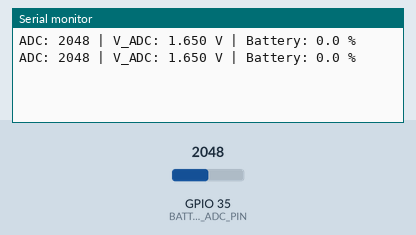
This sketch was run on a simulated ESP32. On the bench: the last lines printed to the serial monitor. The test bench sets the inputs (shaded band); at power-on: GPIO 35 (BATTERY_ADC_PIN) = 2048.

Above: at 1.8 s.
1.9 s: GPIO 35 (BATTERY_ADC_PIN) set to 2866
At 2.8 s:
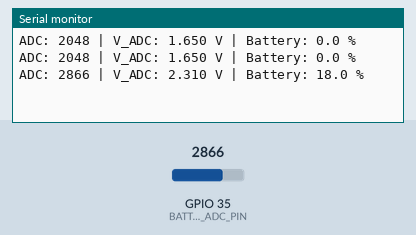
3.4 s: GPIO 35 (BATTERY_ADC_PIN) set to 3603
At 4.5 s:
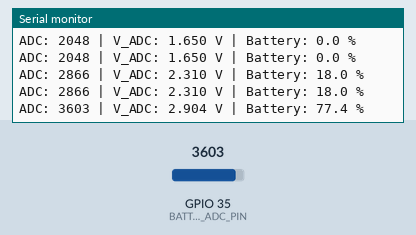
Timing chart, 0 to 6.4 s (numbered marks = the images above; inputs shaded):
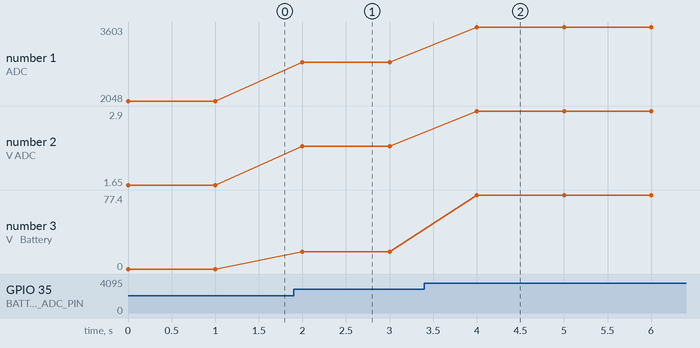

Measured:
- after the input at 1.9 s, the serial monitor: prints a new line after 0.10 s (image 1)
- after the input at 3.4 s, the serial monitor: prints a new line after 0.60 s (image 2)
- plotted number 1: 2048 → 2866 after the input at 1.9 s, 2866 → 3603 after the input at 3.4 s
- plotted number 2: 1.65 → 2.31 after the input at 1.9 s, 2.31 → 2.9 after the input at 3.4 s
- plotted number 3: 0 → 18 after the input at 1.9 s, 18 → 77.4 after the input at 3.4 s

The sketch:

battery_level_demo.ino
```cpp
#define BATTERY_ADC_PIN 35

#define ADC_MAX 4095.0 // based on 12bit ADC
#define V_REF 3.3  // ADC reference voltage

// Calibrated ADC voltage range
#define V_ADC_FULL 3.13   // Observed at 4.2V (values calculated based on observed values and max is extrapolated)
#define V_ADC_EMPTY 2.13  // Estimated at 3.0V (values calcualted based on observed values and min is extrapolated)

void setup() {
  Serial.begin(115200);
}

void loop() {
  int adc = analogRead(BATTERY_ADC_PIN);
  float v_adc = (adc / ADC_MAX) * V_REF;

  // Linear mapping of voltage to percentage (reduced down to 3.3V)
  float percent = (v_adc - V_ADC_EMPTY) / (V_ADC_FULL - V_ADC_EMPTY) * 100.0;
  percent = constrain(percent, 0, 100);

  // Output all key values
  Serial.print("ADC: ");
  Serial.print(adc);
  Serial.print(" | V_ADC: ");
  Serial.print(v_adc, 3); // this is reduced to 3.3V
  Serial.print(" V | Battery: ");
  Serial.print(percent, 1);
  Serial.println(" %");

  delay(1000);
}
```
